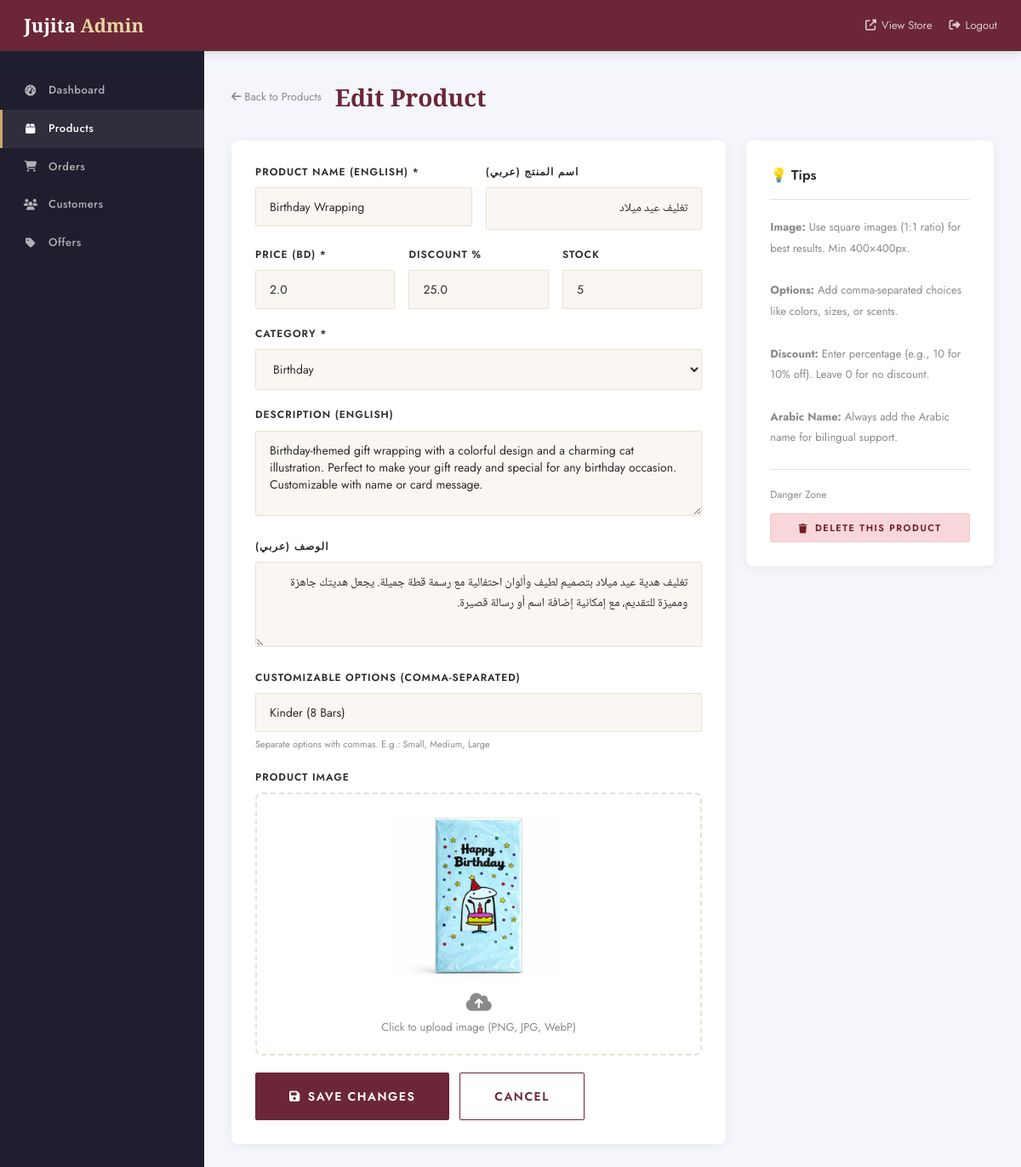
The page /admin/products/edit/1 (signed in) on the database its author committed.
### tables this page shows
CREATE TABLE products (
        id INTEGER PRIMARY KEY AUTOINCREMENT,
        name TEXT NOT NULL,
        name_ar TEXT,
        price REAL NOT NULL,
        category TEXT NOT NULL,
        description TEXT,
        description_ar TEXT,
        image TEXT,
        customizable_options TEXT,
        discount_percent REAL DEFAULT 0,
        stock INTEGER DEFAULT 100,
        created_at TIMESTAMP DEFAULT CURRENT_TIMESTAMP
    );

### app.py (the view, shortened to what this page needs)
@app.route('/admin/products/edit/<int:product_id>', methods=['GET', 'POST'])
@admin_required
def admin_edit_product(product_id):
    conn = get_db()
    product = conn.execute('SELECT * FROM products WHERE id = ?', (product_id,)).fetchone()
    if not product:
        flash('Product not found', 'error')
        return redirect(url_for('admin_products'))
    conn.close()
    options = json.loads(product['customizable_options']) if product['customizable_options'] else []
    return render_template('admin/product_form.html', product=product,
                           options=', '.join(options), action='edit')

### app.py (called while the page is built)
def get_db():
    conn = sqlite3.connect('database.db')
    conn.row_factory = sqlite3.Row
    return conn

@app.context_processor
def inject_cart_count():
    cart = session.get('cart', {})
    count = sum(item.get('quantity', 1) for item in cart.values())
    lang = session.get('lang', 'en')
    return dict(cart_count=count, lang=lang)

def admin_required(f):
    from functools import wraps
    @wraps(f)
    def decorated(*args, **kwargs):
        if not session.get('admin'):
            return redirect(url_for('admin_login'))
        return f(*args, **kwargs)
    return decorated

### templates/admin/product_form.html (shortened to what this page needs)
{% extends "admin/base.html" %}
{% block content %}
<div style="display:flex;align-items:center;gap:16px;margin-bottom:28px;">
    <a href="{{ url_for('admin_products') }}" style="color:var(--mid-gray);font-size:13px;">
        <i class="fas fa-arrow-left"></i> Back to Products
    </a>
    <h1 class="admin-page-title" style="margin-bottom:0;">
        {{ 'Edit Product' if action == 'edit' else 'Add New Product' }}
    </h1>
</div>
<div style="display:grid;grid-template-columns:2fr 1fr;gap:24px;align-items:start;">
    <div class="admin-card">
        <form action="{{ url_for('admin_edit_product', product_id=product.id) if action == 'edit' else url_for('admin_add_product') }}"
              method="POST" enctype="multipart/form-data">
            <div style="display:grid;grid-template-columns:1fr 1fr;gap:16px;">
                <div class="form-group">
                    <label>Product Name (English) *</label>
                    <input type="text" name="name" class="form-control" required
                           value="{{ product.name if product else '' }}" placeholder="e.g. Rose Gift Box">
                </div>
                <div class="form-group">
                    <label>اسم المنتج (عربي)</label>
                    <input type="text" name="name_ar" class="form-control"
                           value="{{ product.name_ar if product else '' }}" placeholder="مثال: صندوق الورد" dir="rtl"
                           style="font-family:'Noto Naskh Arabic',serif;text-align:right;">
                </div>
            </div>
            <div style="display:grid;grid-template-columns:1fr 1fr 1fr;gap:16px;">
                <div class="form-group">
                    <label>Price (BD) *</label>
                    <input type="number" name="price" class="form-control" step="0.001" required
                           value="{{ product.price if product else '' }}" placeholder="0.000">
                </div>
                <div class="form-group">
                    <label>Discount %</label>
                    <input type="number" name="discount_percent" class="form-control" step="0.1" min="0" max="100"
                           value="{{ product.discount_percent if product else '0' }}" placeholder="0">
                </div>
                <div class="form-group">
                    <label>Stock</label>
                    <input type="number" name="stock" class="form-control" min="0"
                           value="{{ product.stock if product else '100' }}">
                </div>
            </div>
            <div class="form-group">
                <label>Category *</label>
                <select name="category" class="form-control" required>
                    {% set cats = ['birthday', 'eid', 'ramadan', 'baby', 'special', 'wedding', 'graduation', 'corporate'] %}
                    {% for cat in cats %}
                    <option value="{{ cat }}" {{ 'selected' if product and product.category == cat }}>
                        {{ cat|capitalize }}
                    </option>
                    {% endfor %}
                </select>
            </div>
            <div class="form-group">
                <label>Description (English)</label>
                <textarea name="description" class="form-control" rows="3"
                          placeholder="Describe the product...">{{ product.description if product else '' }}</textarea>
            </div>
            <div class="form-group">
                <label>الوصف (عربي)</label>
                <textarea name="description_ar" class="form-control" rows="3" dir="rtl"
                          style="font-family:'Noto Naskh Arabic',serif;text-align:right;"
                          placeholder="وصف المنتج بالعربية...">{{ product.description_ar if product else '' }}</textarea>
            </div>
            <div class="form-group">
                <label>Customizable Options (comma-separated)</label>
                <input type="text" name="customizable_options" class="form-control"
                       value="{{ options if options else '' }}"
                       placeholder="e.g. Red, Pink, White, Mixed">
                <div style="font-size:11px;color:var(--mid-gray);margin-top:6px;">
                    Separate options with commas. E.g.: Small, Medium, Large
                </div>
            </div>
            <div class="form-group">
                <label>Product Image</label>
                <div style="border:2px dashed var(--border);border-radius:8px;padding:20px;text-align:center;cursor:pointer;transition:border-color 0.3s;"
                     onclick="document.getElementById('product-image-input').click();">
                    <img id="image-preview"
                         src="{{ url_for('static', filename='images/uploads/' + product.image) if product and product.image and not product.image.startswith('default') else '' }}"
                         style="max-width:200px;max-height:200px;margin:0 auto 12px;border-radius:6px;{{ 'display:block;' if product and product.image and not product.image.startswith('default') else 'display:none;' }}">
                    <div style="color:var(--mid-gray);font-size:13px;">
                        <i class="fas fa-cloud-upload-alt" style="font-size:24px;display:block;margin-bottom:8px;"></i>
                        Click to upload image (PNG, JPG, WebP)
                    </div>
                </div>
            </div>
            <div style="display:flex;gap:12px;margin-top:8px;">
                <button type="submit" class="btn btn-primary btn-lg">
                    <i class="fas fa-save"></i>
                    {{ 'Save Changes' if action == 'edit' else 'Add Product' }}
                </button>
                <a href="{{ url_for('admin_products') }}" class="btn btn-outline btn-lg">Cancel</a>
            </div>
        </form>
    </div>
    <div class="admin-card">
        <div class="admin-card-title">💡 Tips</div>
        <div style="font-size:13px;color:var(--mid-gray);line-height:1.9;">
            <p><strong>Image:</strong> Use square images (1:1 ratio) for best results. Min 400×400px.</p>
            <br>
            <p><strong>Options:</strong> Add comma-separated choices like colors, sizes, or scents.</p>
            <br>
            <p><strong>Discount:</strong> Enter percentage (e.g., 10 for 10% off). Leave 0 for no discount.</p>
            <br>
            <p><strong>Arabic Name:</strong> Always add the Arabic name for bilingual support.</p>
        </div>
        {% if action == 'edit' and product %}
        <div style="margin-top:24px;padding-top:20px;border-top:1px solid var(--border);">
            <div style="font-size:12px;color:var(--mid-gray);margin-bottom:12px;">Danger Zone</div>
            <form action="{{ url_for('admin_delete_product', product_id=product.id) }}" method="POST"
                  onsubmit="return confirm('Permanently delete this product? This cannot be undone.');">
                <button type="submit" class="btn btn-sm" style="background:#f8d7da;color:#721c24;border:1px solid #f5c6cb;width:100%;">
                    <i class="fas fa-trash"></i> Delete This Product
                </button>
            </form>
        </div>
        {% endif %}
    </div>
</div>
{% endblock %}

### static/css/main.css (style rules this page uses)
:root { --cream: #FAF7F2; --warm-white: #FFFDF9; --burgundy: #6B2737; --gold: #C8A96E; --gold-light: #E8D5A3; --charcoal: #2C2C2C; --mid-gray: #8A8A8A; --light-gray: #F0EDE8; --border: #E8E0D5; --shadow: rgba(107, 39, 55, 0.08); --shadow-md: rgba(107, 39, 55, 0.15); --font-display: 'Cormorant Garamond', serif; --font-body: 'Jost', sans-serif; --font-arabic: 'Noto Naskh Arabic', serif; --radius: 2px; --radius-md: 8px; --transition: 0.3s cubic-bezier(0.4, 0, 0.2, 1); }
*, *::before, *::after { box-sizing: border-box; margin: 0; padding: 0; }
html { scroll-behavior: smooth; }
body { font-family: var(--font-body); background: var(--warm-white); color: var(--charcoal); line-height: 1.6; font-size: 15px; overflow-x: hidden; }
a { text-decoration: none; color: inherit; transition: color var(--transition); }
img { max-width: 100%; display: block; }
.btn { display: inline-flex; align-items: center; justify-content: center; gap: 8px; padding: 12px 28px; font-family: inherit; font-size: 13px; font-weight: 600; letter-spacing: 1.5px; text-transform: uppercase; border-radius: var(--radius); cursor: pointer; transition: all var(--transition); border: none; text-decoration: none; }
.btn-primary { background: var(--burgundy); color: #fff; }
.btn-outline { background: transparent; color: var(--burgundy); border: 1.5px solid var(--burgundy); }
.btn-sm { padding: 8px 18px; font-size: 11px; }
.btn-lg { padding: 16px 40px; font-size: 14px; }
.form-group { margin-bottom: 20px; }
.form-group label { display: block; font-size: 12px; font-weight: 600; letter-spacing: 1px; text-transform: uppercase; color: var(--charcoal); margin-bottom: 8px; }
.form-control { width: 100%; padding: 12px 16px; border: 1.5px solid var(--border); border-radius: var(--radius); font-family: inherit; font-size: 14px; background: var(--cream); color: var(--charcoal); outline: none; transition: border-color var(--transition), box-shadow var(--transition); }
.form-control::placeholder { color: #bbb; }
textarea.form-control { resize: vertical; min-height: 100px; }
select.form-control { cursor: pointer; }
.admin-body { background: #f4f6fb; min-height: 100vh; }
.admin-page-title { font-family: var(--font-display); font-size: 28px; color: var(--burgundy); font-weight: 700; margin-bottom: 28px; }
.admin-card { background: #fff; border-radius: var(--radius-md); padding: 28px; box-shadow: 0 2px 12px rgba(0,0,0,0.06); margin-bottom: 24px; }
.admin-card-title { font-size: 16px; font-weight: 600; color: var(--charcoal); margin-bottom: 20px; padding-bottom: 16px; border-bottom: 1px solid var(--border); }

### rows shown on the page
products: name "Birthday Wrapping", name_ar "تغليف عيد ميلاد", price "2.0", discount_percent "25.0", stock "5", description "Birthday-themed gift wrapping with a colorful design and a charming cat illustration. Perfect to make your gift ready and special for any birthday occasion. Customizable with name or card message.", description_ar "تغليف هدية عيد ميلاد بتصميم لطيف وألوان احتفالية مع رسمة قطة جميلة. يجعل هديتك جاهزة ومميزة للتقديم، مع إمكانية إضافة اسم أو رسالة قصيرة.", image (picture)

### other values the page prints
{{ 'Edit Product' if action == 'edit' else 'Add New Product' }} "Edit Product"
{{ 'Save Changes' if action == 'edit' else 'Add Product' }} "SAVE CHANGES"
form field category "Birthday"
